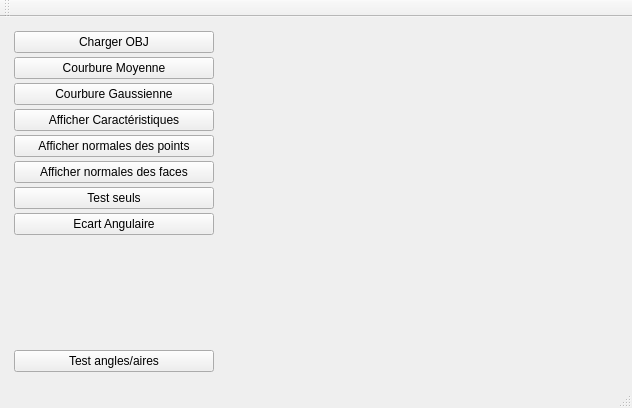
<?xml version="1.0" encoding="UTF-8"?>
<ui version="4.0">
 <class>MainWindow</class>
 <widget class="QMainWindow" name="MainWindow">
  <property name="geometry">
   <rect>
    <x>0</x>
    <y>0</y>
    <width>632</width>
    <height>408</height>
   </rect>
  </property>
  <property name="windowTitle">
   <string>MainWindow</string>
  </property>
  <widget class="QWidget" name="centralWidget">
   <layout class="QHBoxLayout" name="horizontalLayout">
    <item>
     <widget class="QWidget" name="widget_2" native="true">
      <property name="sizePolicy">
       <sizepolicy hsizetype="Maximum" vsizetype="Preferred">
        <horstretch>150</horstretch>
        <verstretch>0</verstretch>
       </sizepolicy>
      </property>
      <property name="minimumSize">
       <size>
        <width>150</width>
        <height>0</height>
       </size>
      </property>
      <layout class="QVBoxLayout" name="verticalLayout">
       <property name="spacing">
        <number>4</number>
       </property>
       <property name="leftMargin">
        <number>3</number>
       </property>
       <property name="topMargin">
        <number>3</number>
       </property>
       <property name="rightMargin">
        <number>3</number>
       </property>
       <property name="bottomMargin">
        <number>3</number>
       </property>
       <item>
        <widget class="QPushButton" name="pushButton_chargement">
         <property name="minimumSize">
          <size>
           <width>200</width>
           <height>0</height>
          </size>
         </property>
         <property name="text">
          <string>Charger OBJ</string>
         </property>
        </widget>
       </item>
       <item>
        <widget class="QPushButton" name="pushButton_H">
         <property name="text">
          <string>Courbure Moyenne</string>
         </property>
        </widget>
       </item>
       <item>
        <widget class="QPushButton" name="pushButton_K">
         <property name="text">
          <string>Courbure Gaussienne</string>
         </property>
        </widget>
       </item>
       <item>
        <widget class="QPushButton" name="pushButton_Affiche_Carac">
         <property name="text">
          <string>Afficher Caractéristiques</string>
         </property>
        </widget>
       </item>
       <item>
        <widget class="QPushButton" name="pushButton_normales_points">
         <property name="text">
          <string>Afficher normales des points</string>
         </property>
        </widget>
       </item>
       <item>
        <widget class="QPushButton" name="pushButton_normales_faces">
         <property name="text">
          <string>Afficher normales des faces</string>
         </property>
        </widget>
       </item>
       <item>
        <widget class="QPushButton" name="pushButton_seuls">
         <property name="text">
          <string>Test seuls</string>
         </property>
        </widget>
       </item>
       <item>
        <widget class="QPushButton" name="pushButton_ecart_angulaire">
         <property name="text">
          <string>Ecart Angulaire</string>
         </property>
        </widget>
       </item>
       <item>
        <spacer name="verticalSpacer">
         <property name="orientation">
          <enum>Qt::Vertical</enum>
         </property>
         <property name="sizeHint" stdset="0">
          <size>
           <width>20</width>
           <height>40</height>
          </size>
         </property>
        </spacer>
       </item>
       <item>
        <widget class="QPushButton" name="pushButton_angleArea">
         <property name="text">
          <string>Test angles/aires</string>
         </property>
        </widget>
       </item>
      </layout>
     </widget>
    </item>
    <item>
     <widget class="MeshViewerWidget" name="displayWidget" native="true"/>
    </item>
   </layout>
  </widget>
  <widget class="QMenuBar" name="menuBar">
   <property name="geometry">
    <rect>
     <x>0</x>
     <y>0</y>
     <width>632</width>
     <height>22</height>
    </rect>
   </property>
  </widget>
  <widget class="QToolBar" name="mainToolBar">
   <attribute name="toolBarArea">
    <enum>TopToolBarArea</enum>
   </attribute>
   <attribute name="toolBarBreak">
    <bool>false</bool>
   </attribute>
  </widget>
  <widget class="QStatusBar" name="statusBar"/>
 </widget>
 <layoutdefault spacing="6" margin="11"/>
 <customwidgets>
  <customwidget>
   <class>MeshViewerWidget</class>
   <extends>QWidget</extends>
   <header location="global">meshviewerwidget.h</header>
   <container>1</container>
  </customwidget>
 </customwidgets>
 <resources/>
 <connections/>
</ui>
